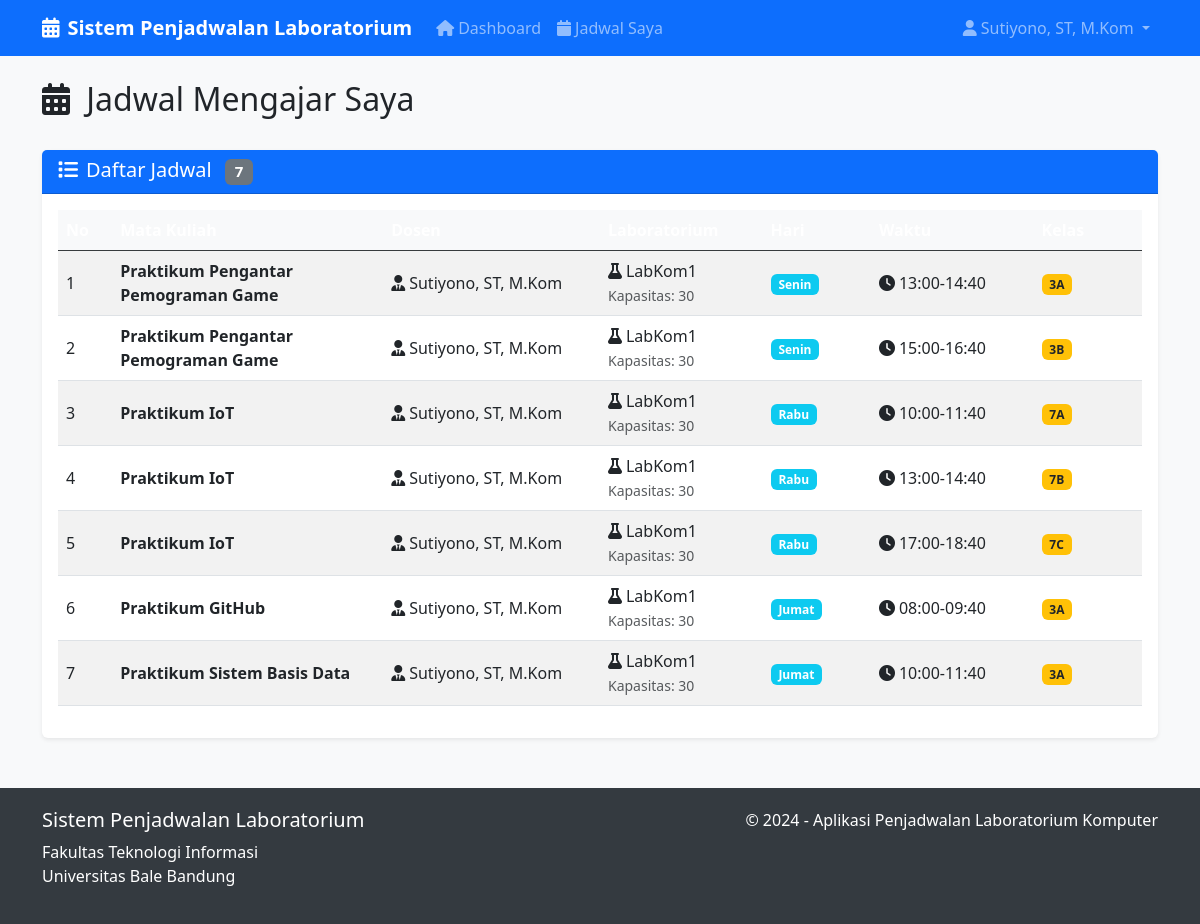
The page /schedules?lab_id=1 (signed in) on the database as committed earlier.
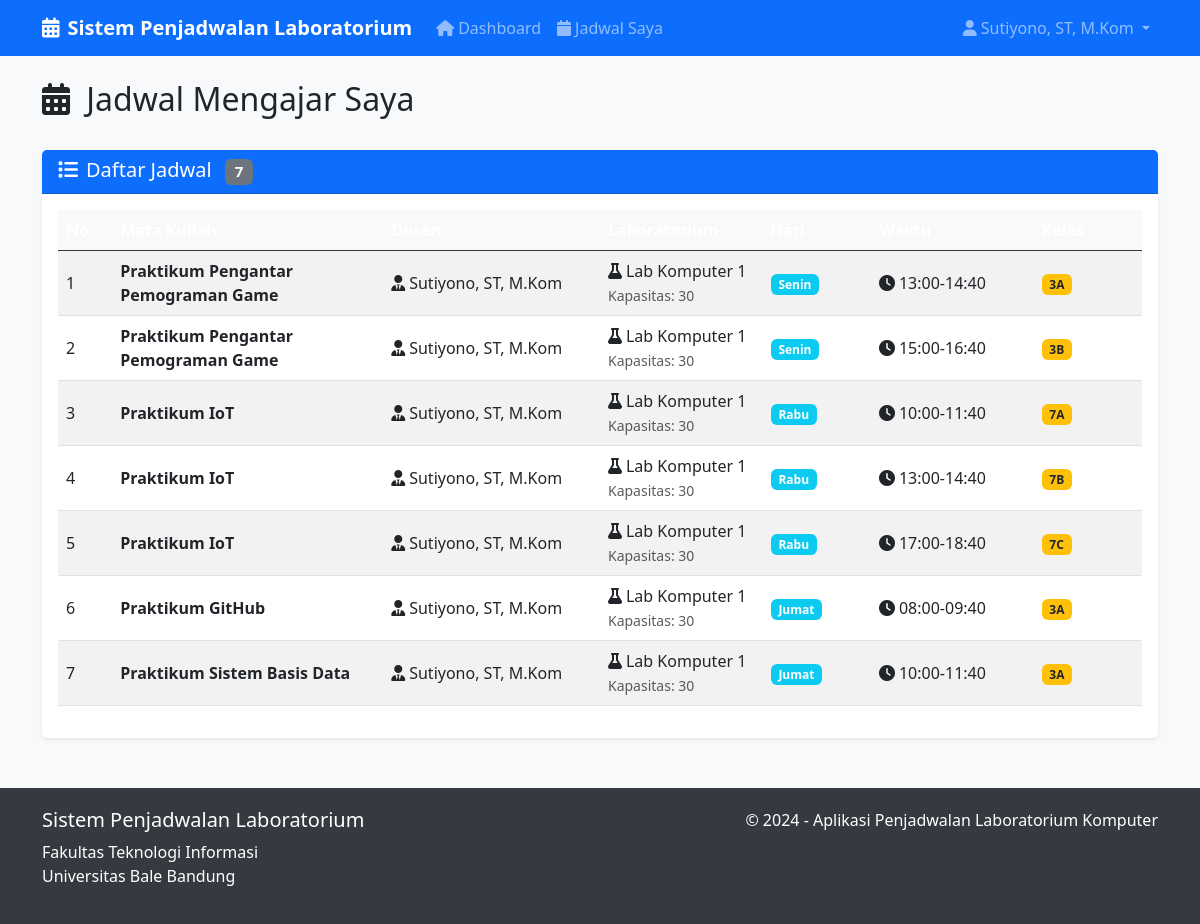
The same page on the database as committed later.
### app.py (models this page shows)
class User(db.Model):
    id = db.Column(db.Integer, primary_key=True)
    username = db.Column(db.String(80), unique=True, nullable=False)
    password = db.Column(db.String(120), nullable=False)
    role = db.Column(db.String(20), nullable=False)  # admin, staff, lecturer
    full_name = db.Column(db.String(100), nullable=False)
    schedules = db.relationship('Schedule', backref='lecturer', lazy=True)

class Schedule(db.Model):
    id = db.Column(db.Integer, primary_key=True)
    course_id = db.Column(db.Integer, db.ForeignKey('course.id'), nullable=False)
    lecturer_id = db.Column(db.Integer, db.ForeignKey('user.id'), nullable=False)
    lab_id = db.Column(db.Integer, db.ForeignKey('lab.id'), nullable=False)
    day = db.Column(db.String(10), nullable=False)  # Senin, Selasa, etc.
    time_slot = db.Column(db.String(20), nullable=False)  # 08:00-10:00, etc.
    class_name = db.Column(db.String(5), nullable=False)  # A, B, C
    created_at = db.Column(db.DateTime, default=datetime.utcnow)

class Course(db.Model):
    id = db.Column(db.Integer, primary_key=True)
    code = db.Column(db.String(20), unique=True, nullable=False)
    course_name = db.Column(db.String(100), nullable=False)
    semester = db.Column(db.Integer, nullable=False)  # 1-8
    sks = db.Column(db.Integer, nullable=False)  # 1-4
    schedules = db.relationship('Schedule', backref='course', lazy=True)

class Lab(db.Model):
    id = db.Column(db.Integer, primary_key=True)
    lab_name = db.Column(db.String(50), nullable=False)
    capacity = db.Column(db.Integer, nullable=False)
    schedules = db.relationship('Schedule', backref='laboratory', lazy=True)

### app.py (the view)
@app.route('/schedules')
def schedules():
    if 'user_id' not in session:
        return redirect(url_for('login'))
    user = User.query.get(session['user_id'])
    query = Schedule.query
    if user.role == 'lecturer':
        query = query.filter_by(lecturer_id=user.id)
    lab_id = request.args.get('lab_id')
    day = request.args.get('day')
    semester = request.args.get('semester')
    class_name = request.args.get('class_name')
    if lab_id:
        query = query.filter_by(lab_id=lab_id)
    if day:
        query = query.filter_by(day=day)
    if class_name:
        query = query.filter_by(class_name=class_name)
    if semester:
        query = query.join(Course).filter(Course.semester == semester)
    schedules = query.all()
    return render_template('schedules.html', schedules=schedules, user=user, labs=Lab.query.all())

### templates/schedules.html (shortened to what this page needs)
{% extends "base.html" %}
{% block content %}
<div class="row">
    <div class="col-12">
        <div class="d-flex justify-content-between align-items-center mb-4">
            <h2>
                <i class="fas fa-calendar-alt me-2"></i>
                {% if user.role == 'lecturer' %}Jadwal Mengajar Saya{% else %}Manajemen Jadwal{% endif %}
            </h2>
        </div>
    </div>
</div>
<div class="row">
    <div class="col-12">
        <div class="card">
            <div class="card-header">
                <h5 class="mb-0">
                    <i class="fas fa-list me-2"></i>Daftar Jadwal
                    {% if schedules %}
                    <span class="badge bg-secondary ms-2">{{ schedules|length }}</span>
                    {% endif %}
                </h5>
            </div>
            <div class="card-body">
                {% if schedules %}
                <div class="table-responsive">
                    <table class="table table-striped table-hover align-middle">
                        <thead class="table-dark">
                            <tr>
                                <th style="width: 5%">No</th>
                                <th style="width: 25%">Mata Kuliah</th>
                                <th style="width: 20%">Dosen</th>
                                <th style="width: 15%">Laboratorium</th>
                                <th style="width: 10%">Hari</th>
                                <th style="width: 15%">Waktu</th>
                                <th style="width: 10%">Kelas</th>
                            </tr>
                        </thead>
                        <tbody>
                            {% for schedule in schedules %}
                            <tr>
                                <td>{{ loop.index }}</td>
                                <td>
                                    <strong>{{ schedule.course.course_name }}</strong>
                                </td>
                                <td>
                                    <i class="fas fa-user-tie me-1"></i>{{ schedule.lecturer.full_name }}
                                </td>
                                <td>
                                    <i class="fas fa-flask me-1"></i>{{ schedule.laboratory.lab_name }}
                                    <br><small class="text-muted">Kapasitas: {{ schedule.laboratory.capacity }}</small>
                                </td>
                                <td>
                                    <span class="badge bg-info">{{ schedule.day }}</span>
                                </td>
                                <td>
                                    <i class="fas fa-clock me-1"></i>{{ schedule.time_slot }}
                                </td>
                                <td>
                                    <span class="badge bg-warning text-dark">{{ schedule.course.semester }}{{
                                        schedule.class_name }}</span>
                                </td>
                            </tr>
                            {% endfor %}
                        </tbody>
                    </table>
                </div>
                {% endif %}
            </div>
        </div>
    </div>
</div>
{% endblock %}

### templates/base.html (shortened to what this page needs)
<!DOCTYPE html>
<html lang="id">
<head>
    <link href="https://cdn.jsdelivr.net/npm/bootstrap@5.3.0/dist/css/bootstrap.min.css" rel="stylesheet">
    <link href="https://cdnjs.cloudflare.com/ajax/libs/font-awesome/6.0.0/css/all.min.css" rel="stylesheet">
</head>
<body>
    <nav class="navbar navbar-expand-lg navbar-dark bg-primary">
        <div class="container">
            <a class="navbar-brand" href="{{ url_for('dashboard') }}">
                <i class="fas fa-calendar-alt me-2"></i>Sistem Penjadwalan Laboratorium
            </a>
            {% if session.user_id %}
            <div class="collapse navbar-collapse" id="navbarNav">
                <ul class="navbar-nav me-auto">
                    <li class="nav-item">
                        <a class="nav-link" href="{{ url_for('dashboard') }}">
                            <i class="fas fa-home me-1"></i>Dashboard
                        </a>
                    </li>
                    {% if session.role == 'lecturer' %}
                    <li class="nav-item">
                        <a class="nav-link" href="{{ url_for('schedules') }}">
                            <i class="fas fa-calendar me-1"></i>Jadwal Saya
                        </a>
                    </li>
                    {% endif %}
                </ul>
                <ul class="navbar-nav">
                    <li class="nav-item dropdown">
                        <a class="nav-link dropdown-toggle" href="#" role="button" data-bs-toggle="dropdown">
                            <i class="fas fa-user me-1"></i>{{ session.full_name }}
                        </a>
                    </li>
                </ul>
            </div>
            {% endif %}
        </div>
    </nav>
    <div class="container mt-4">
        {% block content %}{% endblock %}
    </div>
    <footer class="footer">
        <div class="container">
            <div class="row">
                <div class="col-md-6">
                    <h5>Sistem Penjadwalan Laboratorium</h5>
                    <p>Fakultas Teknologi Informasi<br>Universitas Bale Bandung</p>
                </div>
                <div class="col-md-6 text-md-end">
                    <p>&copy; 2024 - Aplikasi Penjadwalan Laboratorium Komputer</p>
                </div>
            </div>
        </div>
    </footer>
</body>
</html>

### templates/base.html (style rules this page uses)
body { background-color: #f8f9fa; }
.navbar-brand { font-weight: bold; }
.card { box-shadow: 0 0.125rem 0.25rem rgba(0, 0, 0, 0.075); border: none; }
.card-header { background-color: #0d6efd; color: white; font-weight: 600; }
.table th { background-color: #f8f9fa; border-top: none; }
.footer { background-color: #343a40; color: white; padding: 20px 0; margin-top: 50px; }

Rows that differ between the two databases and show on the page:
changed Schedule (number 1 of 7 on the later page): laboratory.lab_name "LabKom1" → "Lab Komputer 1"
changed Schedule (number 2 of 7 on the later page): laboratory.lab_name "LabKom1" → "Lab Komputer 1"
changed Schedule (number 3 of 7 on the later page): laboratory.lab_name "LabKom1" → "Lab Komputer 1"
changed Schedule (number 4 of 7 on the later page): laboratory.lab_name "LabKom1" → "Lab Komputer 1"
changed Schedule (number 5 of 7 on the later page): laboratory.lab_name "LabKom1" → "Lab Komputer 1"
changed Schedule "Praktikum GitHub": laboratory.lab_name "LabKom1" → "Lab Komputer 1"
changed Schedule "Praktikum Sistem Basis Data": laboratory.lab_name "LabKom1" → "Lab Komputer 1"
